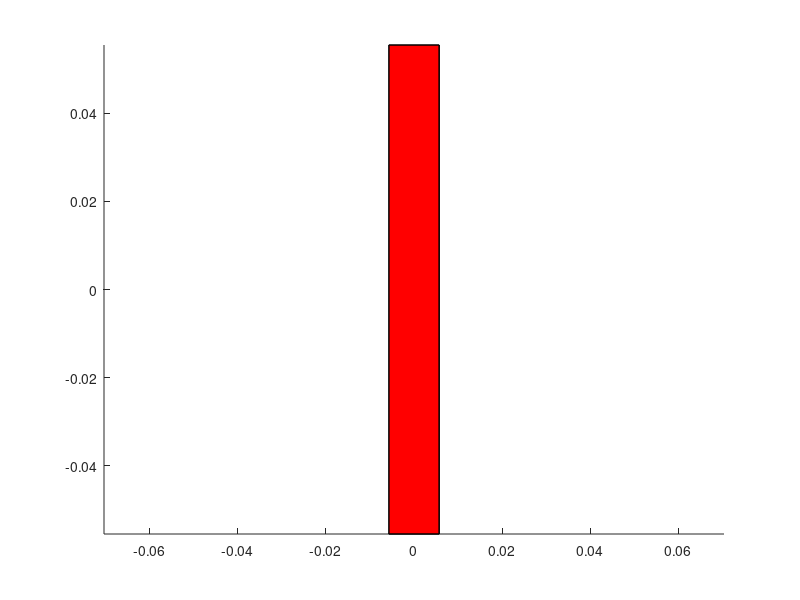

MATLAB code for this plot: (Note: this script raises an error after producing the figure.)
% Cuboid1 v1
% Reference object: Salonpas
% Size: 11.9cm * 8.15cm * 1.9cm

close;
clear;
clc;

% size = input("Please input object size (from 1 to 10): ");
% if (size <= 0) || (size > 10)
%     error("Input size is out of range");
% end

for size = 1:5

% Cuboid vertices
ver = [ 0.95 -9.245 -6.045;
        0.95  9.245 -6.045; 
       -0.95  9.245 -6.045;
       -0.95 -9.245 -6.045;
        0.95  9.245  6.045;
        0.95 -9.245  6.045;
       -0.95  9.245  6.045; 
       -0.95 -9.245  6.045];

% Unit: m
ver = ver * (0.4+size*0.2) / 100;
w = abs(ver(1,1));
l = abs(ver(1,2));
h = abs(ver(1,3));

% Cuboid faces
face = [1 2 5 6; 
        5 6 8 7; 
        7 8 4 3;
        3 4 1 2;
        2 3 7 5;
        1 4 8 6];
% specify patch (polygons) in patch() function
face3 = triangulateFaces(face);
% Create cuboid
hold on 
patch('Faces',face,'Vertices',ver,'FaceColor','r'); 
axis equal;
material shiny; % Control reflectance properties of patches
alphamap('rampdown'); % Specify figure transparency
view(30,30); % Camera line of sight
xlabel('x axis'); ylabel('y axis'); zlabel('z axis');


formatSpec = '%s_%05d%s';
A = sprintf(formatSpec, "Cuboid", size, '.stl');
stlwrite(A, face3, ver)

end

%%%%%%%%%%%%%%%%%%%%%%%%%%%%%%%%%%%%%%%%%%%%%%%%%%%%%%%%%%%%%


for size = 1:5

% Cube vertices
ver = [ 2 -5.5 -3.175;
        2  5.5 -3.175; 
       -2  5.5 -3.175;
       -2 -5.5 -3.175;
        2  5.5  3.175;
        2 -5.5  3.175;
       -2  5.5  3.175; 
       -2 -5.5  3.175];

% Unit: m
ver = ver * (0.4+size*0.2) / 100;
w = abs(ver(1,1));
l = abs(ver(1,2));
h = abs(ver(1,3));

% Cuboid faces
face = [1 2 5 6;
	5 6 8 7; 
        7 8 4 3;
        3 4 1 2;
        2 3 7 5;
        1 4 8 6];
top_face = [5 6 8 7];
% specify patch (polygons) in patch() function
face3 = triangulateFaces(face);
% Create cuboid
hold on 
patch('Faces',face,'Vertices',ver,'FaceColor','r'); 
% patch('Faces', top_face, 'Vertices', ver, 'FaceColor', 'g');
axis equal;
material shiny; % Control reflectance properties of patches
alphamap('rampdown'); % Specify figure transparency
view(30,30); % Camera line of sight
xlabel('x axis'); ylabel('y axis'); zlabel('z axis');

formatSpec = '%s_%05d%s';
A = sprintf(formatSpec, "Cuboid", size+3, '.stl');
stlwrite(A, face3, ver)

end
